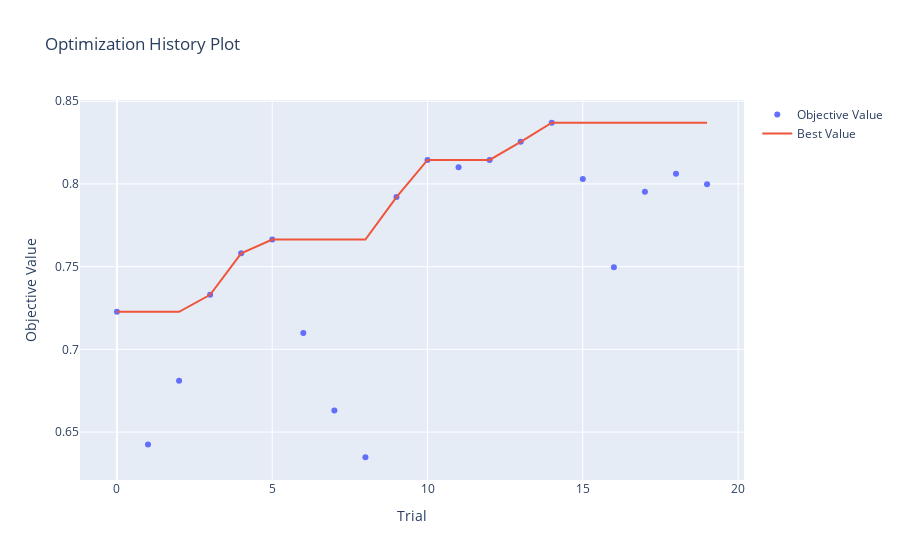

This figure's notebook cell:
### Code cell
optuna.visualization.plot_optimization_history(study)

### Figure 1 — Plotly figure (JSON) as saved in the notebook; plotly's stock layout.template omitted (floating-point values rounded to 4 significant figures)
{"data": [{"mode": "markers", "name": "Objective Value", "type": "scatter", "x": [0, 1, 2, 3, 4, 5, 6, 7, 8, 9, 10, 11, 12, 13, 14, 15, 16, 17, 18, 19], "y": [0.7227, 0.6425, 0.681, 0.733, 0.758, 0.7664, 0.7099, 0.663, 0.6348, 0.792, 0.8145, 0.81, 0.8145, 0.8254, 0.837, 0.803, 0.7497, 0.7953, 0.8062, 0.7997]}, {"mode": "lines", "name": "Best Value", "type": "scatter", "x": [0, 1, 2, 3, 4, 5, 6, 7, 8, 9, 10, 11, 12, 13, 14, 15, 16, 17, 18, 19], "y": [0.7227, 0.7227, 0.7227, 0.733, 0.758, 0.7664, 0.7664, 0.7664, 0.7664, 0.792, 0.8145, 0.8145, 0.8145, 0.8254, 0.837, 0.837, 0.837, 0.837, 0.837, 0.837]}, {"marker": {"color": "#cccccc"}, "mode": "markers", "name": "Infeasible Trial", "showlegend": false, "type": "scatter", "x": [], "y": []}], "layout": {"title": {"text": "Optimization History Plot"}, "xaxis": {"title": {"text": "Trial"}}, "yaxis": {"title": {"text": "Objective Value"}}}}
